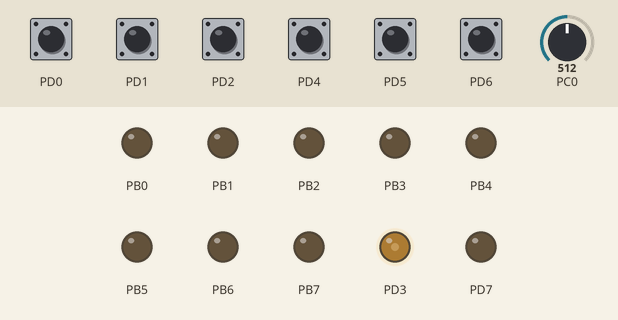
Simulated run of this program. Board: ATmega328P, built with avr-gcc and emulated at 16 MHz. Parts: output pins drawn as LEDs (lit = HIGH). The inputs (shaded band) are chosen by the test bench; at power-on: PD0–2, PD4–6 HIGH, PC0 = 512.

Above: at 0.1 s.
Timing chart, 0 to 1.6 s (numbered marks = the images above):
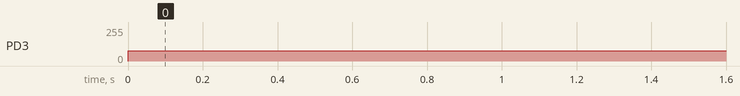

The program:

main.c
```c
/*
 * Sprint_10_escravo.c
 *
 * Created: 08/10/2021 19:49:17
 * Author : bruno
 */
#define F_CPU 16000000UL
#define BAUD 9600
#define MYUBRR F_CPU/16/BAUD-1
#include <avr/io.h>
#include <stdio.h>
#include <util/delay.h>
#include <avr/interrupt.h>
#include <avr/pgmspace.h>
#include <stdint.h>


//Protótiopo das funções
void anima_semaforo(uint8_t i);
void USART_Transmit(unsigned char data);


//Interrupção gerada pelo recebimento via USART
ISR(USART_RX_vect)
{
	anima_semaforo(UDR0 - '0');
}
//Função que determina o funcionamento do semáforo
void anima_semaforo(uint8_t i)
{
	//Variáveis que auxiliam na operação, cada posição de "estados"
	//representa quantos leds acessos codificados em 4 bits
	const uint16_t estados[9] = { 0b00010001, 0b00011000, 0b00011001, 0b00100000,0b00000000, 0b00000001, 0b00001000, 0b00001001 ,0b0001000};
	//LEDS serão acessos de acordo com essa função
	PORTB = estados[i] & 0b01111111;

}

//Função para envio de um frame de 5 a 8 bits
void USART_Transmit(unsigned char data)
{
	while(!(UCSR0A & (1<<UDRE0))); //Espera limpeza do registrador de transmissão
	UDR0 = data;
}
int main(void)
{
	//Configurando entradas e saídas
	DDRB = 0b11111111;  //Todos os pinos B como saída
	DDRD |= 0b10001000; //Pinos D3 e D7 como saída
	PORTC &= 0b11111110; //Desabilitando o pull-up de C0
	PORTC |= 0b01000000; //Habilitando o pull-up de C6
	PORTD |= 0b01111111; //Definindo os pinos de pull-up D4-D6

	//Cofigurando as interrupções
	EICRA  |= 0b00000010;//Interrupção por borda de subida de INT0
	EIMSK  |= 0b00000001;//Habilita interrupção do INT0
	PCICR  = 0b00000100;//Habilita interrupção pelos pinos D
	PCMSK2 = 0b01111111;//Habilita as interrupções dos pinos PD2,PD4, PD5 e PD6

	//Configurando timer 1ms
	TCCR0A = 0b00000010; //habilitando o modo CTC do TC0
	TCCR0B = 0b00000011; //ligando com prescaler = 64
	OCR0A = 249; //Ajustando a contagem até 250
	TIMSK0 = 0b00000010; //Habilitando a interrupção na igualdade de comparação com OCR0A

	//Configurando o ADC
	ADMUX = 0b01000000; //Vcc como referência, canal 0
	ADCSRA = 0b11100111; //Habilita o AD, modo conversão contínua, prescaler = 128
	ADCSRB = 0b00000000; //Modo de conversão contínua
	DIDR0 = 0b00000000; //Habilita o PC0 como entrada do ADC0

	//Configurando o PWM
	OCR2A = 255; //Ajustando periodo do PWM, TOP-1 = 16M/(244*256) = 256
	TCCR2A = 0b00100011; //PWM rápido, ativa PWM no OC2B não invertido
	TCCR2B = 0b00011010; //Prescale 256
	OCR2B = 76; //Duty inical de 30%

	//Configurando o USART
	UBRR0H = (unsigned char)(MYUBRR>>8); //Ajuste da taxa de transmissão
	UBRR0L = (unsigned char)MYUBRR;  //Ajuste da taxa de transmissão
	UCSR0B = (1<<RXCIE0)|(1<<RXEN0)|(1<<TXEN0); //Habilita a transmissão e o recepção
	UCSR0C = (3<<UCSZ00);  //Ajusta o formato do frame: 8 bits de dados e 1 de parada, sem paridade


	sei(); //Habilitando as interrupções
	while (1)
	{

	}
}
```

Measured:
- by itself, PD3: 0/255 → 76/255 at 0.00 s
